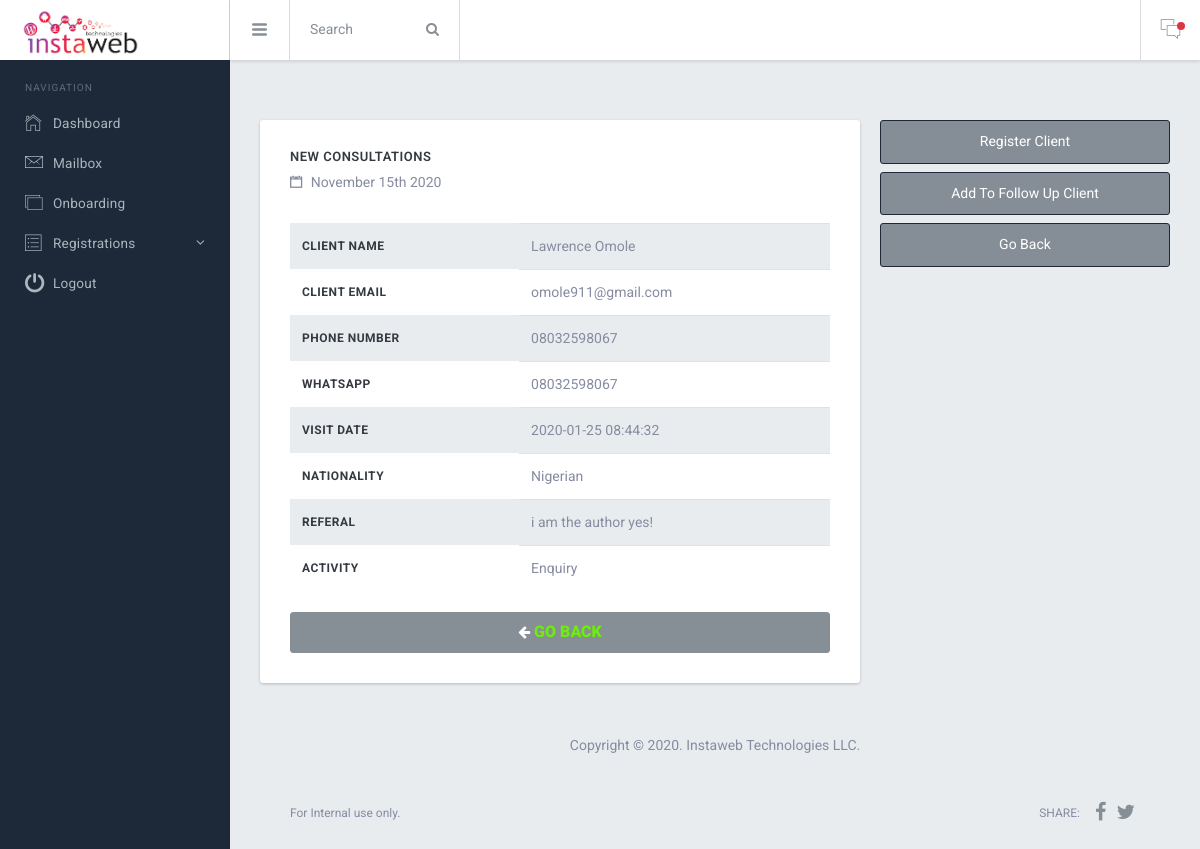
Screenshot of /dashboard/app/view-full-details.php?id=1 (signed in) with the database file from the repository.
### tables this page shows
CREATE TABLE `cus_details` (
  `ID` bigint(20) NOT NULL,
  `FirstName` varchar(80) NOT NULL,
  `Surname` varchar(80) NOT NULL,
  `Email` varchar(80) NOT NULL,
  `MobileNumber` varchar(15) NOT NULL,
  `WhatsApp` varchar(15) NOT NULL,
  `Nationality` varchar(50) NOT NULL,
  `VisaReq` varchar(10) NOT NULL,
  `VisaChangeReq` varchar(10) NOT NULL,
  `GlobalVisa` varchar(100) NOT NULL,
  `Notes` longtext NOT NULL,
  `AgentName` varchar(100) NOT NULL,
  `Time` timestamp NOT NULL DEFAULT CURRENT_TIMESTAMP ON UPDATE CURRENT_TIMESTAMP
);

### dashboard/app/view-full-details.php (the view, shortened to what this page needs)
<?php
  include('../DB/connection.php');
?>
<!DOCTYPE html>
<html lang="en">
  <head>
    <link href="../lib/font-awesome/css/font-awesome.css" rel="stylesheet">
    <link href="../lib/Ionicons/css/ionicons.css" rel="stylesheet">
    <link href="../lib/perfect-scrollbar/css/perfect-scrollbar.css" rel="stylesheet">
    <link href="../lib/jquery-switchbutton/jquery.switchButton.css" rel="stylesheet">
    <link rel="stylesheet" href="../css/bracket.css">
  </head>
  <body>
    <div class="br-logo"><a href="">
      <img src="../img/logo.png"
      style="  width: 120px;height: 78px;">
    </div>
    <div class="br-sideleft overflow-y-auto">
      <label class="sidebar-label pd-x-15 mg-t-20">Navigation</label>
      <div class="br-sideleft-menu">
        <a href="index.php" class="br-menu-link">
          <div class="br-menu-item">
            <i class="menu-item-icon icon ion-ios-home-outline tx-22"></i>
            <span class="menu-item-label">Dashboard</span>
          </div>
        </a>
        <a href="mailbox.html" class="br-menu-link">
          <div class="br-menu-item">
            <i class="menu-item-icon icon ion-ios-email-outline tx-24"></i>
            <span class="menu-item-label">Mailbox</span>
          </div>
        </a>
        <a href="card-dashboard.html" class="br-menu-link">
          <div class="br-menu-item">
            <i class="menu-item-icon icon ion-ios-photos-outline tx-20"></i>
            <span class="menu-item-label">Onboarding </span>
          </div>
        </a>
        <a href="#" class="br-menu-link">
          <div class="br-menu-item">
            <i class="menu-item-icon icon ion-ios-list-outline tx-22"></i>
            <span class="menu-item-label">Registrations </span>
            <i class="menu-item-arrow fa fa-angle-down"></i>
          </div>
        </a>
        <a href="layouts.html" class="br-menu-link">
          <div class="br-menu-item">
            <i class="menu-item-icon icon ion-power tx-22"></i>
            <span class="menu-item-label">Logout</span>
          </div>
        </a>
      </div>
      <br>
    </div>
    <div class="br-header">
      <div class="br-header-left">
        <div class="navicon-left hidden-md-down"><a id="btnLeftMenu" href=""><i class="icon ion-navicon-round"></i></a></div>
        <div class="input-group hidden-xs-down wd-170 transition">
          <input id="searchbox" type="text" class="form-control" placeholder="Search">
          <span class="input-group-btn">
            <button class="btn btn-secondary" type="button"><i class="fa fa-search"></i></button>
          </span>
        </div>
      </div>
      <div class="br-header-right">
        <div class="navicon-right">
          <a id="btnRightMenu" href="" class="pos-relative">
            <i class="icon ion-ios-chatboxes-outline"></i>
            <span class="square-8 bg-danger pos-absolute t-10 r--5 rounded-circle"></span>
          </a>
        </div>
      </div>
    </div>
<div class="br-mainpanel">
        <div class="br-pageheader pd-y-15 pd-l-20"        style="background-color:#e9ecef">
        </div>
    <div class="br-pagebody">
        <div class="row row-sm mg-t-20">
            <div class="col-8">
                <div class="card bd-0 shadow-base pd-30     mg-t-20" style="margin-top: 0%!Important">
                    <div class="d-flex align-items-center     justify-content-between mg-b-30">
                        <div>
                            <h6 class="tx-13 tx-uppercase tx-inverse tx-semibold tx-spacing-1">New Consultations</h6>
                            <p class="mg-b-0"><i class="icon ion-calendar mg-r-5"></i> November 15th 2020</p>
                        </div>
                    </div>
                     <table class="table table-valign-middle mg-b-0">
						<?php
						$qry = "SELECT * from cus_details WHERE ID=".$_GET['id']."";
					  				$run = $con -> query($qry);
					  				if($run -> num_rows > 0){
					  				$row = $run -> fetch_assoc();
					  						$first_name = $row['FirstName'];
					  						$sur_name = $row['Surname'];
					  						$name = $first_name . ' ' . $sur_name;
					  						$email = $row['Email'];
					  						$phone = $row['MobileNumber'];
					  						$whatsapp = $row['WhatsApp'];
					  						$nationality = $row['Nationality'];
					  						$notes = $row['Notes'];
					  						$time = $row['Time'];
					  				}
						?>
					  		<thead>
					  			<tr class="table table-valign-middle mg-b-0">
					  				<th>CLient Name</th>
									<td><?php echo $name; ?></td>
								</tr>
								<tr>
					  				<th>Client Email</th>
									<td><?php echo $email; ?></td>
								</tr>
								<tr class="table table-valign-middle mg-b-0">
					  				<th>Phone Number</th>
									<td><?php echo $phone; ?></td>
                                </tr>
                                <tr>
									<th>WhatsApp</th>
									<td><?php echo $whatsapp; ?></td>
					  			</tr>
								<tr class="table table-valign-middle mg-b-0">
					  				<th>Visit Date </th>
									<td><?php echo $time; ?></td>
								</tr>
								<tr>
									<th>Nationality</th>
								<td><?php echo $nationality; ?></td>
								</tr>
								<tr class="table table-valign-middle mg-b-0">
									<th>Referal</th>
									<td><?php echo $notes; ?></td>
								</tr>
								<tr>
									<th>Activity</th>
									<td>Enquiry</td>
								</tr>
					  		</thead>
					  	</table>
					  	<br>
                         <button class="btn btn-secondary" type="button" style="
                          "><i class="fa fa-arrow-left"><a href="index.php" style="
                          font-size: 16px;
                            font-family: 'Roboto';
                            font-weight: 900;
                            color: #6dec0d;">  GO BACK </i></a></button>
                </div>
          </div>
          <div class="col-4">
            <button class="btn btn-primary pd-y-12 btn-block" style="color: #fff!important;
                    background-color: #858e96!important;
                    border-color: #1d2939!important;">Register Client
                </button>
                <button class="btn btn-primary pd-y-12 btn-block" style="color: #fff!important;
                    background-color: #858e96!important;
                    border-color: #1d2939!important;">Add To Follow Up Client
                </button>
                <button class="btn btn-primary pd-y-12 btn-block" style="color: #fff!important;
                    background-color: #858e96!important;
                    border-color: #1d2939!important;">Go Back
                </button>
          </div>
        </div>
      <br>
      <br>
        <p style="text-align:center; margin-top:10px;">Copyright &copy;
              2020. Instaweb Technologies LLC.
        </p>
      <footer class="br-footer">
        <div>
            <div>For Internal use only.</div>
        </div>
        <div class="footer-right d-flex align-items-center">
          <span class="tx-uppercase mg-r-10">Share:</span>
          <a target="_blank" class="pd-x-5" href="https://www.facebook.com/sharer/sharer.php?u=http%3A//themepixels.me/bracket/intro"><i class="fa fa-facebook tx-20"></i></a>
          <a target="_blank" class="pd-x-5" href="https://twitter.com/home?status=Bracket,%20your%20best%20choice%20for%20premium%20quality%20admin%20template%20from%20Bootstrap.%20Get%20it%20now%20at%20http%3A//themepixels.me/bracket/intro"><i class="fa fa-twitter tx-20"></i></a>
        </div>
      </footer>
</div>
  </body>
</html>

### rows the page displays
cus_details: name "Lawrence Omole", Email "omole911@gmail.com", MobileNumber "08032598067", WhatsApp "08032598067", Time "2020-01-25 08:44:32", Nationality "Nigerian", Notes "i am the author yes!"
